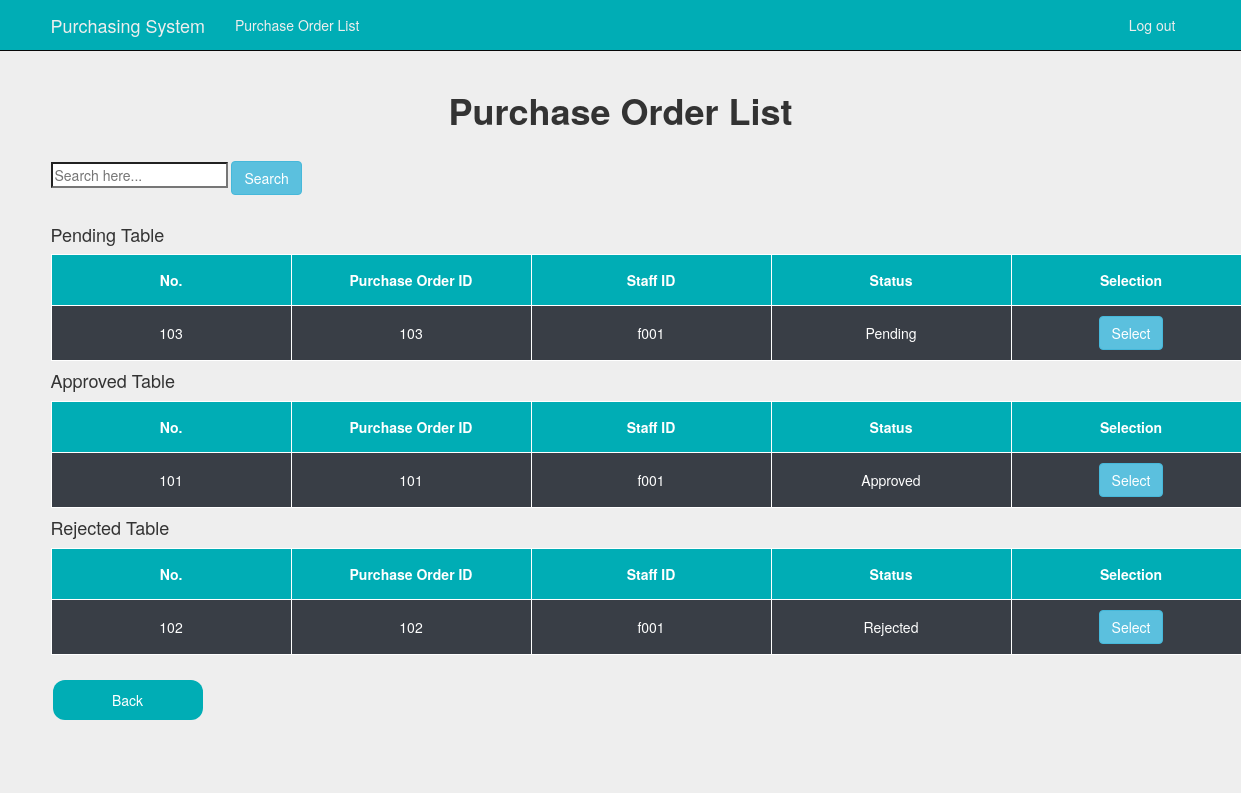
/viewPo/ (signed in), run on an earlier commit of the app's database.
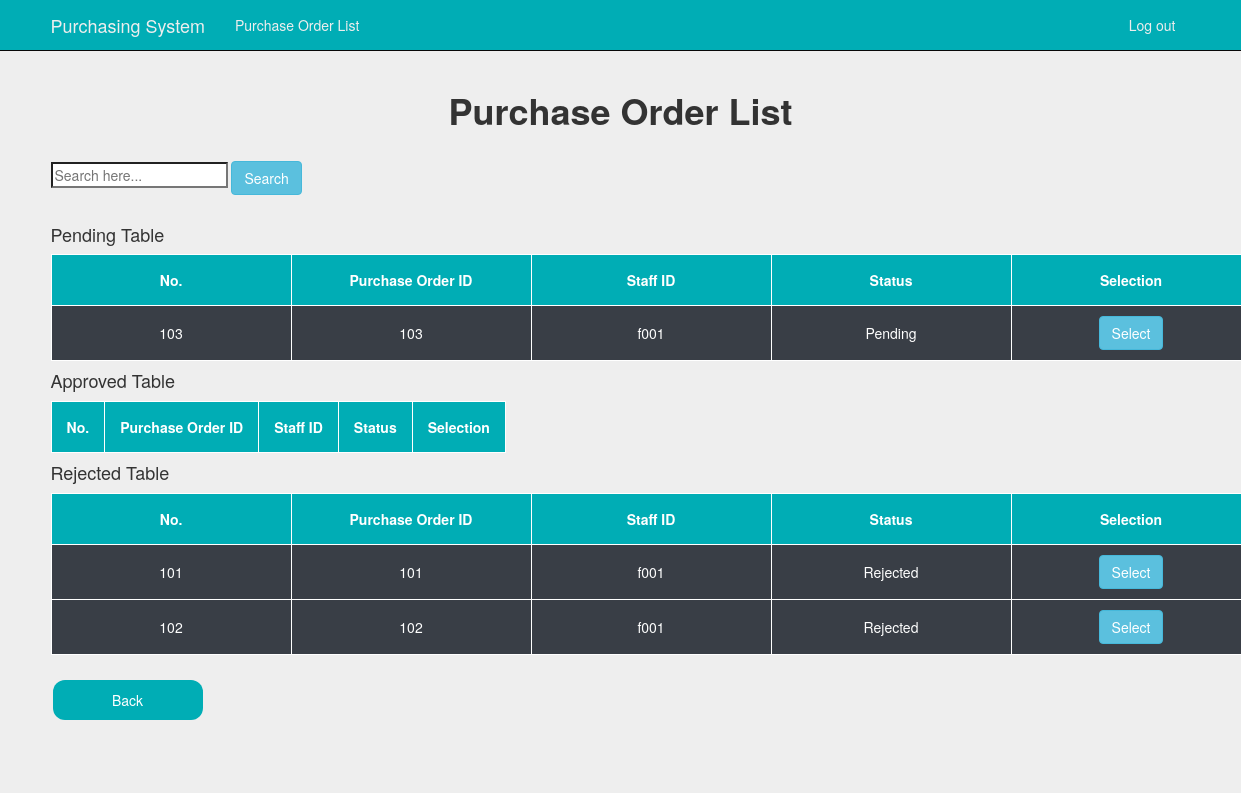
And on a later commit of the database.
### app/models.py (models this page shows)
class PurchaseOrder(models.Model):
    purchaseOrderID = models.CharField(primary_key=True, max_length=10)
    staffID = models.ForeignKey(Staff,default=None, on_delete=models.CASCADE)
    quotationID = models.ForeignKey(Quotation,default=None, on_delete=models.CASCADE)
    vendorID = models.ForeignKey(Vendor,default=None, on_delete=models.CASCADE)
    qtyNeeded = models.IntegerField(default=None, null=True)
    qtyProvided = models.IntegerField()
    totalPrice = models.FloatField(default=None, null=True)
    poStatus = models.CharField(max_length=20, default="Pending")
    selected = models.BooleanField(default=False)
    def __str__(self):
        return str(self.purchaseOrderID)

class Staff(models.Model):
    staffID = models.CharField(primary_key=True, max_length=10)
    password = models.CharField(max_length=5, null=True)
    def __str__(self):
        return str(self.staffID)

### viewPurchaseOrder/views.py (the view)
# urls.py: re_path(r'^viewPo/$', viewPo_views.viewPo, name='viewPo'),
@login_required
def viewPo(request):
    po_list = PurchaseOrder.objects.filter(selected=True).only('purchaseOrderID', 'staffID', 'poStatus')
    context = {
        'title':'View Purchase Order',
        'year':datetime.now().year,
        'po_list': po_list,
    }
    return render(request, 'viewPurchaseOrder/viewPo.html', context)

### viewPurchaseOrder/templates/viewPurchaseOrder/viewPo.html (shortened to what this page needs)
{% extends "app/layoutManager.html" %} {% block content %}
<body>
<div>
  <br />
  <h1 style="text-align: center"><strong>Purchase Order List</strong></h1>
  <br />
  <form class="margintop" action="searchPo" method="POST">
    <input
      type="text"
      placeholder="Search here..."
      aria-label="Search here.."
      name="searched"
      )
    />
    <button class="btn btn-info">Search</button>
  </form>
  <br />
</div>
<div>
  <h4>Pending Table</h4>
  <table>
    <thead>
      <th>No.</th>
      <th>Purchase Order ID</th>
      <th>Staff ID</th>
      <th>Status</th>
      <th>Selection</th>
    </thead>
    {% for po in po_list %} {%if po.poStatus == 'Pending' %}
    <tr>
      <td>{{po}}</td>
      <td>{{po.purchaseOrderID}}</td>
      <td>{{po.staffID}}</td>
      <td>{{po.poStatus}}</td>
      <td>
        <form class="margintop" action="selectPo" method="POST">
          <button
            type="submit"
            name="{{po.purchaseOrderID}}"
            value="{{po.purchaseOrderID}}"
            class="btn btn-info"
          >
            Select</button
          ><br />
        </form>
      </td>
    </tr>
    {%endif%} {% endfor %}
  </table>
</div>
<div>
  <h4>Approved Table</h4>
  <table>
    <thead>
      <th>No.</th>
      <th>Purchase Order ID</th>
      <th>Staff ID</th>
      <th>Status</th>
      <th>Selection</th>
    </thead>
    {% for po in po_list %} {%if po.poStatus == 'Approved' %}
    <tr>
      <td>{{po}}</td>
      <td>{{po.purchaseOrderID}}</td>
      <td>{{po.staffID}}</td>
      <td>{{po.poStatus}}</td>
      <td>
        <form class="margintop" action="selectPo" method="POST">
          <button
            type="submit"
            name="{{po.purchaseOrderID}}"
            value="{{po.purchaseOrderID}}"
            class="btn btn-info"
          >
            Select</button
          ><br />
        </form>
      </td>
    </tr>
    {%endif%} {% endfor %}
  </table>
</div>
<div>
  <h4>Rejected Table</h4>
  <table>
    <thead>
      <th>No.</th>
      <th>Purchase Order ID</th>
      <th>Staff ID</th>
      <th>Status</th>
      <th>Selection</th>
    </thead>
    {% for po in po_list %} {%if po.poStatus == 'Rejected' %}
    <tr>
      <td>{{po}}</td>
      <td>{{po.purchaseOrderID}}</td>
      <td>{{po.staffID}}</td>
      <td>{{po.poStatus}}</td>
      <td>
        <form class="margintop" action="selectPo" method="POST">
          <button
            type="submit"
            name="{{po.purchaseOrderID}}"
            value="{{po.purchaseOrderID}}"
            class="btn btn-info"
          >
            Select</button
          ><br />
        </form>
      </td>
    </tr>
    {%endif%} {% endfor %}
  </table>
</div>
<br />
<form class="margintop" action="backtoHome" method="GET">
  <button type="submit" class="button">Back</button><br />
</form>
{% endblock %}

What changed in the data, as far as the page shows it:
changed PurchaseOrder id 101: moves from the list under "Approved Table" to the list under "Rejected Table"
